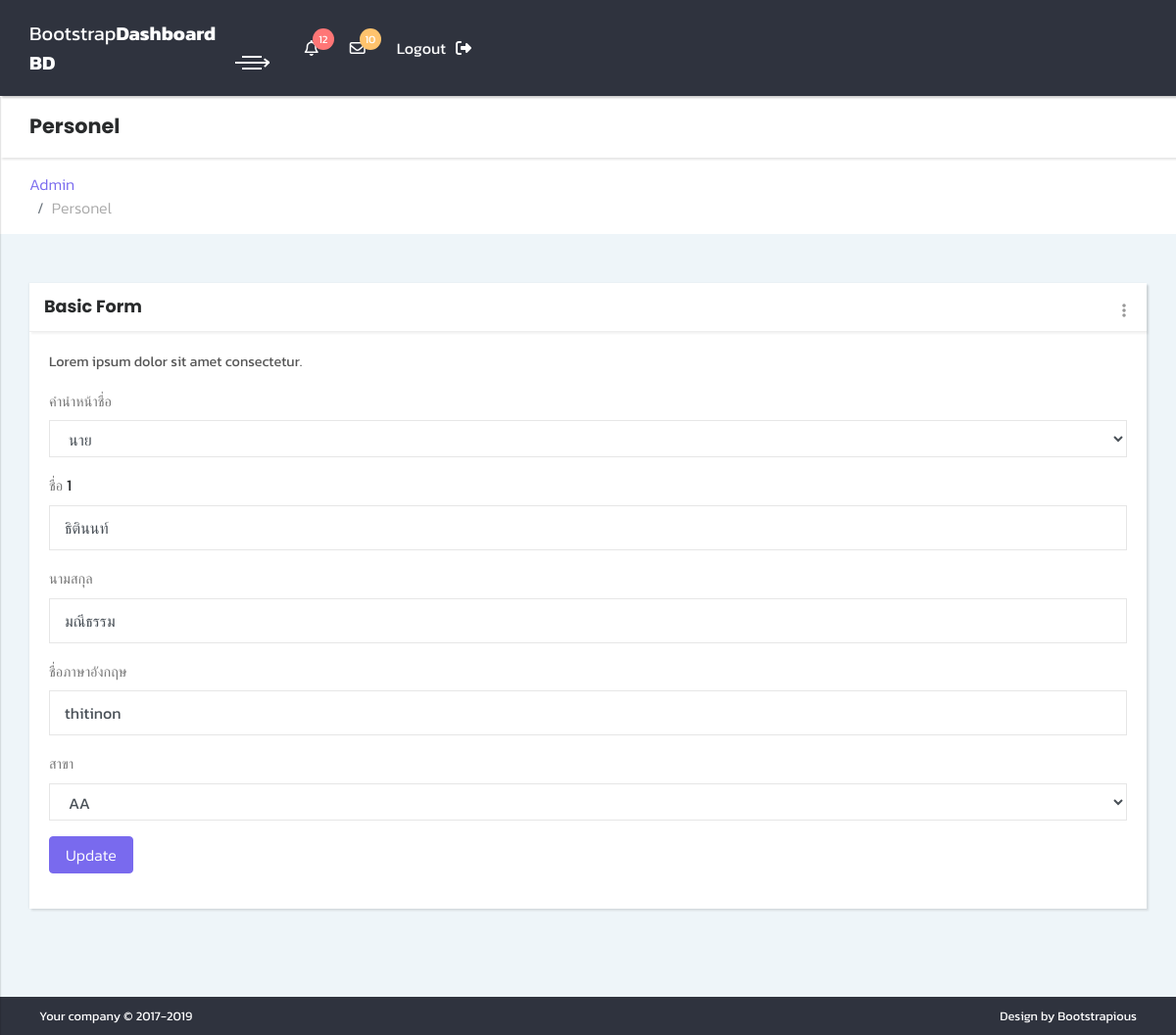
Page /index.php/admin/personel/frm_edit/1 on the committed database.
### tables this page shows
CREATE TABLE `personel_info` (
  `personel_id` int(15) NOT NULL,
  `title_id` int(11) DEFAULT NULL,
  `personel_gender` char(1) DEFAULT NULL,
  `personel_fname_th` varchar(100) DEFAULT NULL,
  `personel_fname_en` varchar(100) DEFAULT NULL,
  `personel_lname_th` varchar(100) DEFAULT NULL,
  `personel_lname_en` varchar(100) DEFAULT NULL,
  `type_id` int(11) DEFAULT NULL,
  `division_id` int(11) DEFAULT NULL,
  `positionacademic_id` int(11) DEFAULT NULL,
  `positionmanagement_id` int(11) DEFAULT NULL,
  `room_id` int(11) DEFAULT NULL,
  `personel_tel` varchar(100) DEFAULT NULL,
  `pesonel_tel_in` varchar(20) DEFAULT NULL,
  `personel_mail` varchar(100) DEFAULT NULL,
  `personel_hompage` varchar(500) DEFAULT NULL,
  `personel_pic` varchar(100) DEFAULT NULL,
  `personel_record_status` char(1) DEFAULT 'T',
  `personel_date` date DEFAULT NULL,
  `personel_last_user` varchar(100) DEFAULT NULL,
  `personel_username` varchar(100) DEFAULT NULL,
  `mejor_id` int(11) DEFAULT NULL,
  `personel_workdate` date DEFAULT NULL,
  `personel_containdate` date DEFAULT NULL
);

CREATE TABLE `personel_title` (
  `title_id` int(11) NOT NULL,
  `title_nameth` varchar(50) DEFAULT NULL,
  `title_nameen` varchar(50) DEFAULT NULL,
  `title_type` int(11) DEFAULT '1'
);

CREATE TABLE `mejor` (
  `mejor_id` int(11) NOT NULL,
  `major_name` varchar(200) NOT NULL,
  `part_id` int(11) NOT NULL
);

### application/libraries/Template.php (called while the page is built, shortened)
<?php if ( ! defined('BASEPATH')) exit('No direct script access allowed');
class Template {
    var $template_data = array();
    function set($name, $value)
    {
            $this->template_data[$name] = $value;
    }
    function load($template = '', $view = '' , $view_data = array(), $return = FALSE)
    {
            $this->CI =& get_instance();
            $this->set('contents', $this->CI->load->view($view, $view_data, TRUE));
            return $this->CI->load->view($template, $this->template_data, $return);
    }
}

### application/controllers/admin/personel.php (called while the page is built, shortened)
<?php
class personel extends CI_Controller {
         public function frm_edit($id){
              if (!empty($id)){
                    $this->template->set('title', 'personel');
                    $data['id']=$id;
                    $this->template->load('template_admin', 'admin/personel_edit_view',$data);
              }
        }
}

### index.php (called while the page is built, shortened)
<?php
require_once BASEPATH.'core/CodeIgniter.php';

### application/models/sql_model.php (called while the page is built, shortened)
<?php if ( ! defined('BASEPATH')) exit('No direct script access allowed');
class sql_model extends CI_Model {
       function select($sql)
	{
		$query = $this->db->query($sql);
		if($query->num_rows()>0){
                       return $query->result();
		}else{
			return NULL;
		}
	}
        function selecwhere($sql)
        {
            $query = $this->db->query($sql);
            return $query->row_array();
        }
}

### application/views/admin/personel_edit_view.php (the view, shortened to what this page needs)
        <header class="page-header">
          <div class="container-fluid">
            <h2 class="no-margin-bottom">Personel</h2>
          </div>
        </header>
           <ul class="breadcrumb">
          <div class="container-fluid">
            <li class="breadcrumb-item"><a href="<?PHP echo base_url('index.php/admin/personel'); ?>">Admin</a></li>
            <li class="breadcrumb-item active">Personel</li>
          </div>
        </ul>
<section class="forms">
          <div class="container-fluid">
            <div class="row">
              <div class="col-lg-12">
                <div class="card">
                  <div class="card-close">
                    <div class="dropdown">
                      <button type="button" id="closeCard" data-toggle="dropdown" aria-haspopup="true" aria-expanded="false" class="dropdown-toggle"><i class="fa fa-ellipsis-v"></i></button>
                    </div>
                  </div>
                  <div class="card-header d-flex align-items-center">
                    <h3 class="h4">Basic Form</h3>
                  </div>
                    <?PHP
                     $personel = $this->sql_model->selecwhere("select * from personel_info where personel_id=".$id);
                    ?>
                  <div class="card-body">
                    <p>Lorem ipsum dolor sit amet consectetur.</p>
                    <form method="post" action="<?PHP echo base_url('index.php/admin/personel/update'); ?>">
                    <div class="form-group">
                        <label class="form-control-label">คำนำหน้าชื่อ</label>
                        <select class="form-control" name="title_id">
                        <?PHP
                          $title = $this->sql_model->select("SELECT * from personel_title");
                           foreach ($title as $value) {
                         ?>
                            <option value="<?PHP echo $value->title_id; ?>" <?PHP if($value->title_id==$personel['title_id']){ echo "selected";} ?>><?PHP echo $value->title_nameth;  ?></option>
                        <?PHP } ?>
                          </select>
                      </div>
                      <div class="form-group">
                        <label class="form-control-label">ชื่อ</label>
                        <?PHP echo $personel['title_id']; ?>
                        <input type="text" value="<?PHP echo $personel['personel_fname_th']; ?>" class="form-control" name="personel_fname_th">
                      </div>
                      <div class="form-group">
                        <label class="form-control-label">นามสกุล</label>
                        <input type="text" value="<?PHP echo $personel['personel_lname_th']; ?>" name="personel_lname_th" class="form-control">
                      </div>
                       <div class="form-group">
                        <label class="form-control-label">ชื่อภาษาอังกฤษ</label>
                        <input type="text" value="<?PHP echo $personel['personel_fname_en']; ?>" name="personel_fname_en" class="form-control">
                      </div>
                        <div class="form-group">
                        <label class="form-control-label">สาขา</label>
                        <select class="form-control" name="mejor_id">
                        <?PHP
                          $mejor = $this->sql_model->select("SELECT * FROM mejor");
                          if($mejor){
                              foreach ($mejor as $value) {
                        ?>
   <option value="<?PHP echo $value->mejor_id;?>"<?PHP if( $value->mejor_id==$personel['mejor_id']){echo "selected";} ?>><?PHP echo $value->major_name; ?></option>
                      <?PHP } } ?>
                          </select>
                      </div>
                      <div class="form-group">
                        <input type="submit" value="Update" class="btn btn-primary">
                      </div>
                    </form>
                  </div>
                </div>
              </div>
            </div>
          </div>
</section>

### asset/css/style.default.css (style rules this page uses)
body { overflow-x: hidden; }
ul { margin: 0; padding: 0; }
section { padding: 50px 0; }
.container-fluid { padding: 0 30px; }
header.page-header { padding: 20px 0; }
.card-close { position: absolute; top: 15px; right: 15px; }
.card-close .dropdown-toggle { color: #999; background: none; border: none; }
.card-close .dropdown-toggle:after { display: none; }
.page-header { background: #fff; padding: 20px; box-shadow: 2px 2px 2px rgba(0, 0, 0, 0.1); position: relative; z-index: 99; }
button, input { outline: none !important; }
.card { border-radius: 0; border: none; margin-bottom: 40px; box-shadow: 2px 2px 2px rgba(0, 0, 0, 0.1), -1px 0 2px rgba(0, 0, 0, 0.05); }
.card-header { background: #fff; padding: 15px; border-bottom: 1px solid #eee; box-shadow: 2px 2px 2px rgba(0, 0, 0, 0.05); }
.card-header h1, .card-header h2, .card-header h3, .card-header h4, .card-header h5, .card-header h6 { margin-bottom: 0; }
.card-body { padding: 20px; }
.breadcrumb { background: #fff; position: relative; z-index: 50; border-radius: 0; padding: 15px 0; margin-bottom: 0; }
.breadcrumb li.breadcrumb-item { color: #aaa; font-weight: 300; }
.no-margin-bottom { margin-bottom: 0 !important; }
.form-control { border: 1px solid #e6e6e6; border-radius: 0; padding: 10px 15px; }
.form-control-label { color: #777; font-weight: 300; }
button, input[type='submit'] { cursor: pointer; font-family: inherit; font-weight: 300 !important; }
form label { font-size: 0.9em; color: #777; font-weight: 300; }
select { margin-bottom: 10px; }
select option { color: #999; }
section.forms p { font-size: 0.9em; color: #555; }
.btn { font-weight: normal; line-height: 1.25; border: 1px solid transparent; padding: 0.5rem 1rem; font-size: 1rem; border-radius: 0.25rem; transition: all 0.2s ease-in-out; }
.btn-primary { color: #fff; background-color: #796AEE; border-color: #796AEE; }
body { font-family: "Poppins", sans-serif; font-size: 1rem; font-weight: normal; line-height: 1.5; color: #292b2c; background-color: #fff; }
a { color: #796AEE; text-decoration: none; }
h1, h2, h3, h4, h5, h6, .h1, .h2, .h3, .h4, .h5, .h6 { margin-bottom: 0.5rem; font-family: "Poppins", sans-serif; font-weight: 700; line-height: 1.1; color: inherit; }
h2, .h2 { font-size: 1.3rem; }
h3, .h3 { font-size: 1.2rem; }
h4, .h4 { font-size: 1.1rem; }

### application/views/template_admin.php (style rules this page uses)
body { font-family: 'Kanit', sans-serif; }

### rows in the picture
personel_info: title_id "นาย", title "1", personel_fname_th "ธิตินนท์", personel_lname_th "มณีธรรม", personel_fname_en "thitinon", mejor_id "AA"
